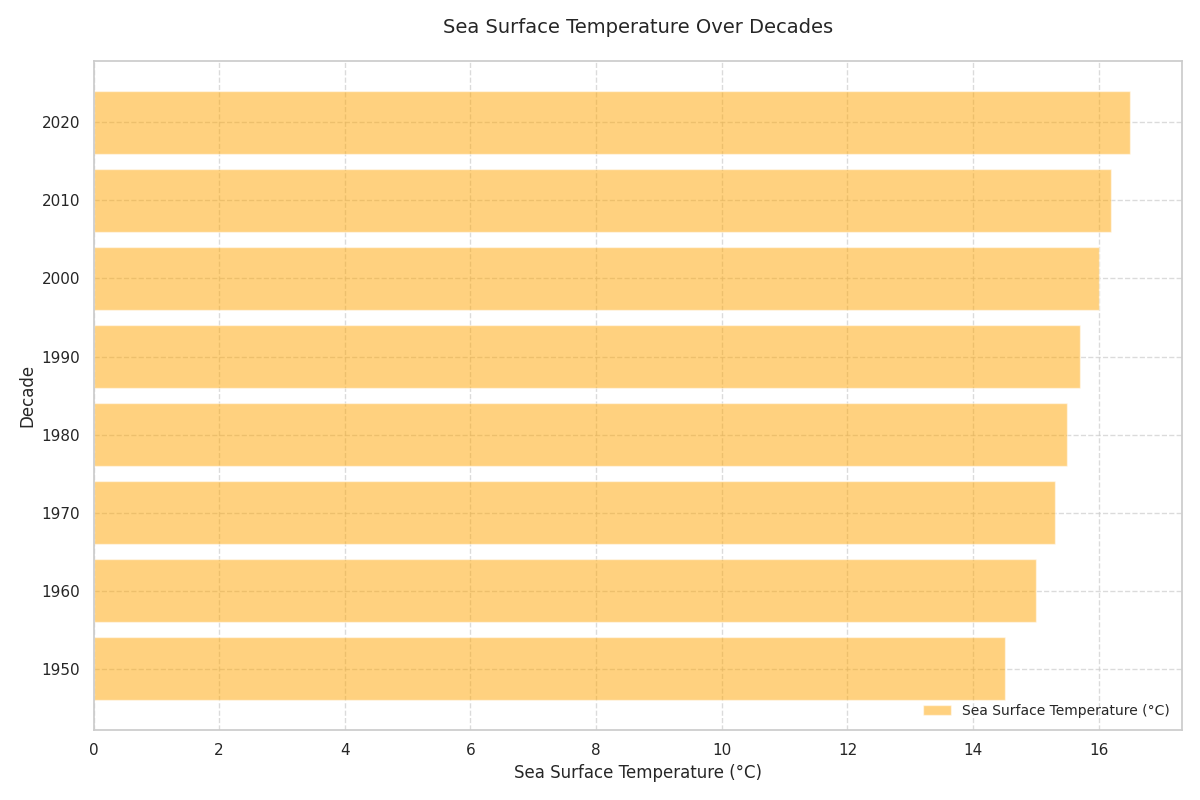

This figure's Python source:
import matplotlib.pyplot as plt
import numpy as np

# Decades of exploration
decades = np.array([1950, 1960, 1970, 1980, 1990, 2000, 2010, 2020])

# Sea surface temperatures (hypothetical data)
sea_surface_temp = np.array([14.5, 15.0, 15.3, 15.5, 15.7, 16.0, 16.2, 16.5])

# Create the plot
fig, ax = plt.subplots(figsize=(12, 8))

# Create horizontal bar chart for sea surface temperatures
bar_width = 8  # Height of the bars when horizontal
ax.barh(decades, sea_surface_temp, height=bar_width, color='orange', alpha=0.5, label='Sea Surface Temperature (°C)')

# Titles and labels
ax.set_title('Sea Surface Temperature Over Decades', fontsize=14, pad=20)
ax.set_xlabel('Sea Surface Temperature (°C)', fontsize=12)
ax.set_ylabel('Decade', fontsize=12)

# Grid for readability
ax.grid(True, linestyle='--', alpha=0.7)

# Legend
ax.legend(loc='lower right', fontsize=10, frameon=False)

# Adjust layout to prevent overlap
plt.tight_layout()

# Display the plot
plt.show()
